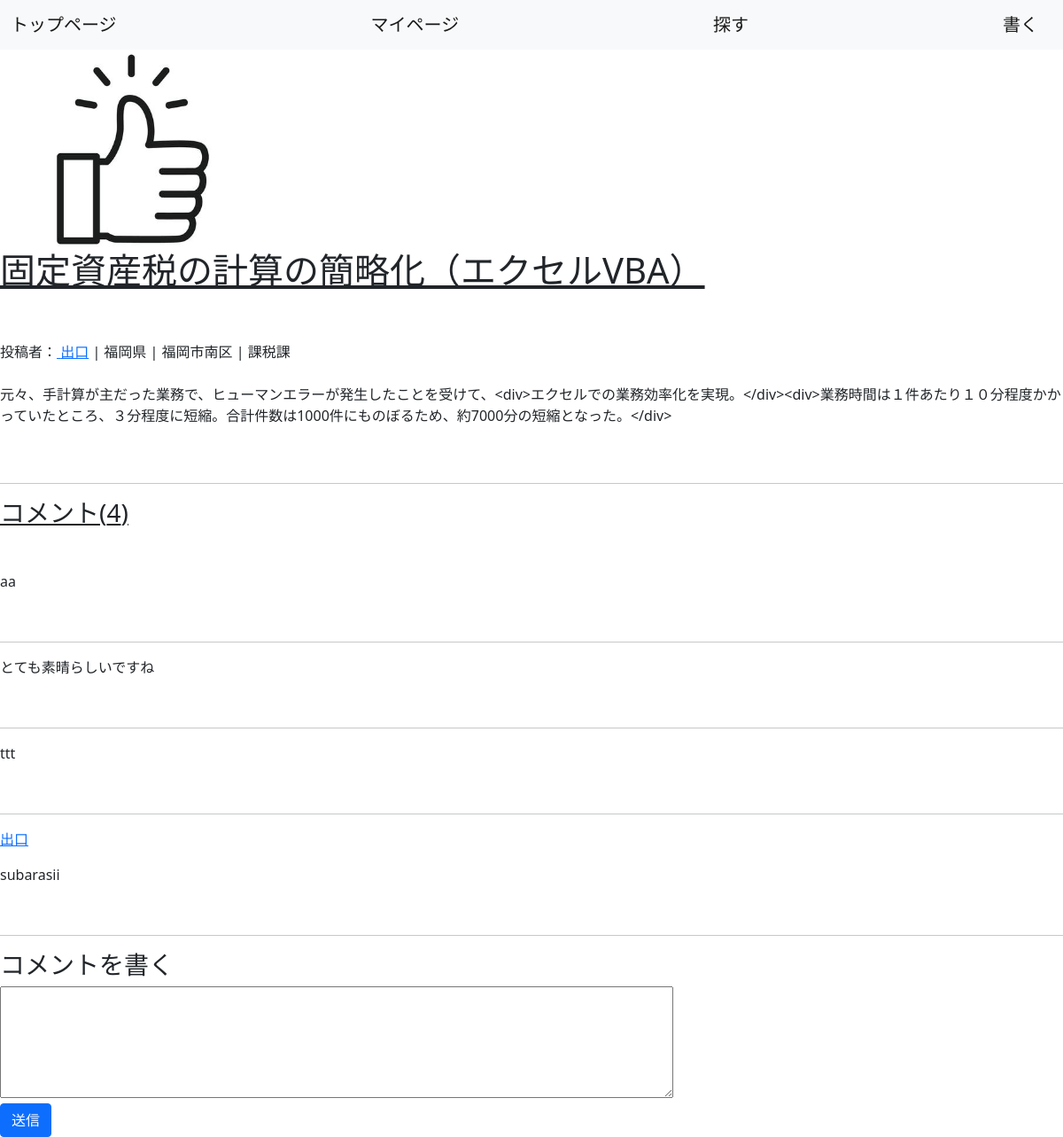
Screenshot of /article.php?id=3 (signed in) with the database file from the repository.
### tables this page shows
CREATE TABLE `posts_table` (
  `user_id` int(50) DEFAULT NULL,
  `post_id` int(50) NOT NULL,
  `title` varchar(128) DEFAULT NULL,
  `text` blob DEFAULT NULL,
  `thumbnail` blob DEFAULT NULL,
  `deleted_at` int(1) DEFAULT NULL,
  `created_at` datetime DEFAULT NULL,
  `updated_at` datetime DEFAULT NULL
);

CREATE TABLE `users_table` (
  `id` int(12) NOT NULL,
  `username` varchar(128) NOT NULL,
  `email` varchar(128) DEFAULT NULL,
  `password` varchar(128) NOT NULL,
  `is_admin` int(1) NOT NULL,
  `pref` varchar(30) DEFAULT NULL,
  `city` varchar(30) DEFAULT NULL,
  `department` varchar(30) DEFAULT NULL,
  `introduction` varchar(255) DEFAULT NULL,
  `good_point` int(255) DEFAULT NULL,
  `prof_img` blob DEFAULT NULL,
  `screen_img` blob DEFAULT NULL,
  `created_at` datetime NOT NULL,
  `updated_at` datetime NOT NULL,
  `follow` int(255) DEFAULT NULL,
  `follower` int(255) DEFAULT NULL,
  `is_deleted` int(1) NOT NULL
);

CREATE TABLE `comment_table` (
  `user_id` int(50) DEFAULT NULL,
  `post_id` int(50) DEFAULT NULL,
  `username` varchar(128) DEFAULT NULL,
  `comment` blob DEFAULT NULL,
  `deleted_at` int(1) DEFAULT NULL,
  `created_at` datetime DEFAULT NULL,
  `updated_at` datetime DEFAULT NULL
);

### functions.php (called while the page is built, shortened)
<?php
function h($s){
   return htmlspecialchars($s, ENT_QUOTES, "UTF-8");
}

### article.php (the view, shortened to what this page needs)
<?php
include("functions.php");
$post_id = $_GET["id"];
$pdo = connect_to_db();
$sql_comment = "SELECT COUNT(*) FROM comment_table WHERE post_id = $post_id";
$comment_count = $pdo->query($sql_comment);
$count = $comment_count->fetchColumn();
$sql = "SELECT * FROM `users_table` JOIN `posts_table`
ON users_table.id = posts_table.user_id
WHERE post_id = $post_id;";
$stmt = $pdo->prepare($sql);
try {
  $status = $stmt->execute();
} catch (PDOException $e) {
  echo json_encode(["sql error" => "{$e->getMessage()}"]);
  exit();
}
foreach($stmt as $article):
    $thumbnail = $article['thumbnail'];
    $title = $article['title'];
    $text = $article['text'];
    $postuser = $article['username'];
    $postuser_id = $article['id'];
    $postuser_pref = $article['pref'];
    $postuser_city = $article['city'];
    $postuser_department = $article['department'];
 endforeach;
$sql_comment = "SELECT * FROM comment_table WHERE post_id=$post_id";
$stmt_comment = $pdo->prepare($sql_comment);
try {
  $status_comment = $stmt_comment->execute();
} catch (PDOException $e) {
  echo json_encode(["sql error" => "{$e->getMessage()}"]);
  exit();
}
?>
<!DOCTYPE html>
<html lang="ja">
</html>
<html>
<head>
    <link href="https://cdn.jsdelivr.net/npm/bootstrap@5.0.2/dist/css/bootstrap.min.css" rel="stylesheet">
	</head>
	<body class="landing is-preload">
		<div id="page-wrapper">
            <nav class="navbar navbar-expand-lg navbar-light bg-light">
                    <div class="container-fluid">
                        <a class="navbar-brand" href="toppage.php">トップページ</a>
                        <a class="navbar-brand" href="mypage.php">マイページ</a>
                        <a class="navbar-brand" href="search.php">探す</a>
                        <a class="navbar-brand" href="./post/post.php">書く</a>
                        </nav>
                    </div>
            <img src=./post/<?php echo "{$thumbnail}"?> style="width:300px" alt="">
            <br>
            <h1><u><?php echo h("{$title}") ?></u></h1>
            <br><br>投稿者：<a href='userspage.php?id=<?php echo "{$postuser_id}" ?>'>
            <?php echo h("{$postuser}") ?></a> | <?php echo h("{$postuser_pref}")?> | <?php echo h("{$postuser_city}")?> | <?php echo h("{$postuser_department}")?><br><br>
            <?php echo h("{$text}") ?>
<br><br><br>
<hr>
<h3><u>コメント(<?php echo "{$count}"?>)</u></h3>
<br>
	<div>
        <?php foreach($stmt_comment as $comment): ?>
            <div>
            <div><p>
			<a href='userspage.php?id=<?php echo "{$comment["user_id"]}" ?>'>
			<?php echo h("{$comment["username"]}") ?></a>
			</b></p></div>
            <div><p><?php echo h("{$comment["comment"]}")?></p></div>
            </div>
            </div>
            <br>
            <hr>
        <?php endforeach ?>
<h3>コメントを書く</h3>
<form action="./background/todo_comment.php" method="POST">
  <textarea name="comment" cols="80" rows="5"></textarea>
<br>
<button type="submit" class="btn btn-primary">送信</button>
</form>
</body>
</html>

### rows the page displays
posts_table: thumbnail (picture), title "固定資産税の計算の簡略化（エクセルVBA）", user.username "出口", user.pref "福岡県", user.city "福岡市南区", user.department "課税課", text "元々、手計算が主だった業務で、ヒューマンエラーが発生したことを受けて、<div>エクセルでの業務効率化を実現。</div><div>業務時間は１件あたり１０分程度かかっていたところ、３分程度に短縮。合計件数は1000件にものぼるため、約7000分の短縮となった。</div>"
comment_table: comment "aa"
comment_table: comment "とても素晴らしいですね"
comment_table: comment "ttt"
comment_table: username "出口", comment "subarasii"

### other values shown
$count "4"
